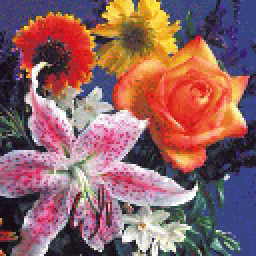
#> input picture assignment_1/data/1_2.tif, 128 x 128 px, found by its file name (shown 2 times larger)
$ jupyter execute assign1_3.ipynb   (shell and % lines are left out)
#> lines starting #> are read from the running program, lines starting #| are printed output that depends on the picture
#> further down, img_np is the input picture: shape (128, 128, 4); mean R, G, B, A 142.2, 99.4, 101.1, 255
#### 3) Matlab programming Image manipulation. (10 points)
Divide `1_2.tif` into 16 equal blocks. Place the blocks in the reverse order as shown below.
Submit the resulting image and the Matlab script.

[cell 1]
import numpy as np
import cv2
import matplotlib.pyplot as plt

[cell 2]
img_filepath = '/home/ngtuetam/workspace/DIP_2022/assignment_1/data/1_2.tif'
#plt.imshow(plt.imread(img_filepath))

[cell 3]
def manipulate_image(image, grid_num):
    """ Manipulate given image and return the result

    Args:
        image (np.array): input image as numpy array
        grid_num (int): number of grids

    Returns:
        _image (np.array): manipulated image

    Raises:
        None.

    """
#> called with grid_num = 4
    h, w = image.shape[:2]
#> h = 128; w = 128
    xsize = int(h/grid_num)
#> xsize = 32
    ysize = int(w/grid_num)
#> ysize = 32

    # create image Y with shape X
    _image = np.zeros_like(image)
    for i in range(grid_num):
        for j in range(grid_num):
            _image[
                xsize*(grid_num-i-1):xsize*(grid_num-i),
                ysize*(grid_num-j-1):ysize*(grid_num-j)
            ] = image[xsize*(i):xsize*(i+1), ysize*(j):ysize*(j+1)];


    return _image

[cell 4]
img_np = plt.imread(img_filepath)
manipulated_img_np = manipulate_image(image=img_np, grid_num=4)
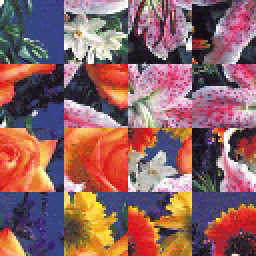
#> manipulated_img_np: shape (128, 128, 4) (shown 2 times larger); mean R, G, B, A 142.2, 99.4, 101.1, 255


plt.subplot(1,2, 1)
plt.imshow(img_np)
plt.subplot(1,2,2)
plt.imshow(manipulated_img_np)
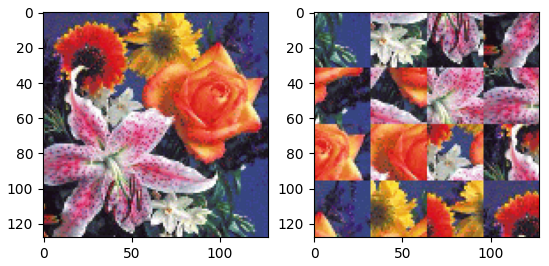
#> figure drawn by matplotlib, 2 panels

$ run again, with assignment_1/data/1_1.jpg saved as assignment_1/data/1_2.tif
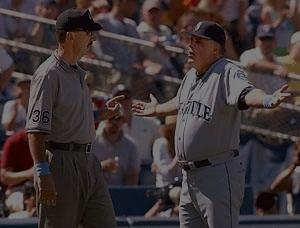
#> input picture assignment_1/data/1_1.jpg, 300 x 228 px, found by its file name
#> img_np is the input picture: shape (228, 300, 3); mean R, G, B 62.4, 52.5, 53.7
#> `manipulated_img_np = manipulate_image(image=img_np, grid_num=4)`:
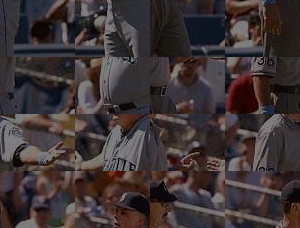
#> manipulated_img_np: shape (228, 300, 3); mean R, G, B 62.4, 52.5, 53.7
#> `[cell 4] img_np = plt.imread(img_filepath) manipulated_img_np = manipu..`:
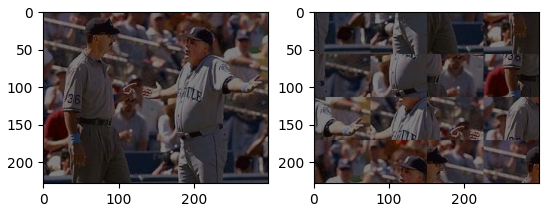
#> figure drawn by matplotlib, 2 panels
